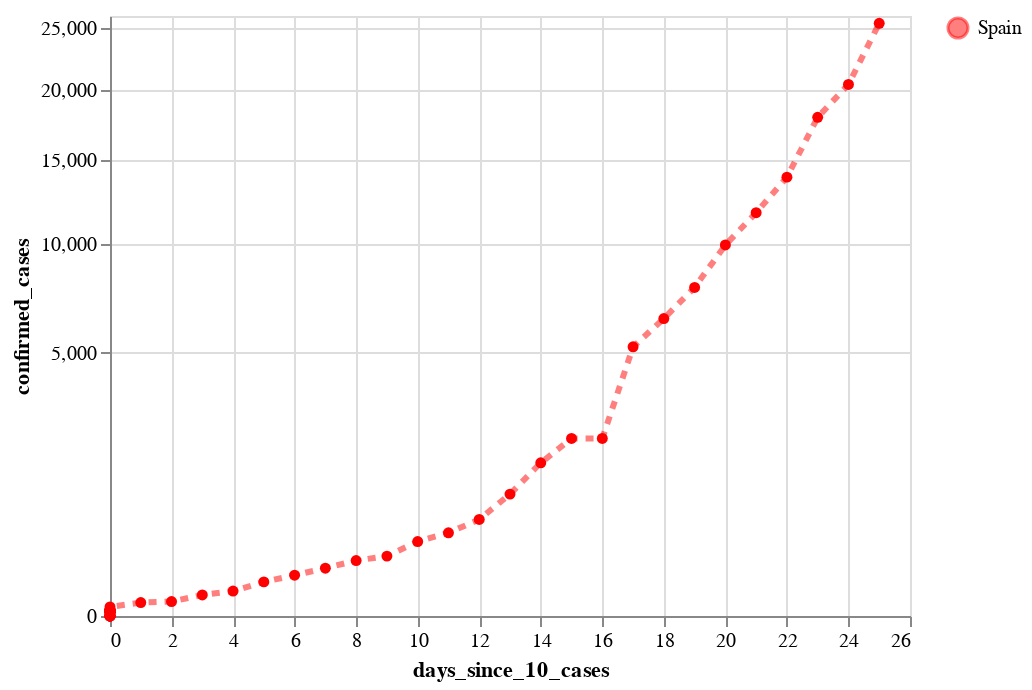

Here is the notebook cell this chart was saved with:
### Code cell
#hide

cases_es_plot = alt.Chart(source_es).mark_line(
    color='red',
    opacity=0.5,
    strokeDash=[4,4],
    strokeWidth=3,
    point=True
).encode(
    x='days_since_10_cases:Q',
#     y='confirmed_cases:Q',
    y=alt.Y('confirmed_cases:Q', scale=alt.Scale(type='sqrt')),
#     size='new_cases:Q',
    tooltip=['country', 'date:T', 'confirmed_cases', 'new_cases', 'deaths'],
    color=alt.Color('country', scale=alt.Scale(range=['red'], domain=['Spain']), title="")
)

cases_es_plot

### Figure 1 — Vega-Lite specification as saved in the notebook (floating-point values rounded to 4 significant figures)
{"config": {"view": {"continuousWidth": 400, "continuousHeight": 300}}, "data": {"name": "data-1e47dafa713025491d85caa9f6a43809"}, "mark": {"type": "line", "color": "red", "opacity": 0.5, "point": true, "strokeDash": [4, 4], "strokeWidth": 3}, "encoding": {"color": {"type": "nominal", "field": "country", "scale": {"domain": ["Spain"], "range": ["red"]}, "title": ""}, "tooltip": [{"type": "nominal", "field": "country"}, {"type": "temporal", "field": "date"}, {"type": "quantitative", "field": "confirmed_cases"}, {"type": "quantitative", "field": "new_cases"}, {"type": "quantitative", "field": "deaths"}], "x": {"type": "quantitative", "field": "days_since_10_cases"}, "y": {"type": "quantitative", "field": "confirmed_cases", "scale": {"type": "sqrt"}}}, "$schema": "https://vega.github.io/schema/vega-lite/v4.0.2.json", "datasets": {"data-1e47dafa713025491d85caa9f6a43809": [{"country": "Spain", "date": "2020-01-22", "days_since_10_cases": 0, "confirmed_cases": 0, "confirmed_cases_per_million": 0.0, "new_cases": 0, "deaths": 0}, {"country": "Spain", "date": "2020-01-23", "days_since_10_cases": 0, "confirmed_cases": 0, "confirmed_cases_per_million": 0.0, "new_cases": 0, "deaths": 0}, {"country": "Spain", "date": "2020-01-24", "days_since_10_cases": 0, "confirmed_cases": 0, "confirmed_cases_per_million": 0.0, "new_cases": 0, "deaths": 0}, {"country": "Spain", "date": "2020-01-25", "days_since_10_cases": 0, "confirmed_cases": 0, "confirmed_cases_per_million": 0.0, "new_cases": 0, "deaths": 0}, {"country": "Spain", "date": "2020-01-26", "days_since_10_cases": 0, "confirmed_cases": 0, "confirmed_cases_per_million": 0.0, "new_cases": 0, "deaths": 0}, {"country": "Spain", "date": "2020-01-27", "days_since_10_cases": 0, "confirmed_cases": 0, "confirmed_cases_per_million": 0.0, "new_cases": 0, "deaths": 0}, {"country": "Spain", "date": "2020-01-28", "days_since_10_cases": 0, "confirmed_cases": 0, "confirmed_cases_per_million": 0.0, "new_cases": 0, "deaths": 0}, {"country": "Spain", "date": "2020-01-29", "days_since_10_cases": 0, "confirmed_cases": 0, "confirmed_cases_per_million": 0.0, "new_cases": 0, "deaths": 0}, {"country": "Spain", "date": "2020-01-30", "days_since_10_cases": 0, "confirmed_cases": 0, "confirmed_cases_per_million": 0.0, "new_cases": 0, "deaths": 0}, {"country": "Spain", "date": "2020-01-31", "days_since_10_cases": 0, "confirmed_cases": 0, "confirmed_cases_per_million": 0.0, "new_cases": 0, "deaths": 0}, {"country": "Spain", "date": "2020-02-01", "days_since_10_cases": 0, "confirmed_cases": 1, "confirmed_cases_per_million": 0.0, "new_cases": 1, "deaths": 0}, {"country": "Spain", "date": "2020-02-02", "days_since_10_cases": 0, "confirmed_cases": 1, "confirmed_cases_per_million": 0.0, "new_cases": 0, "deaths": 0}, {"country": "Spain", "date": "2020-02-03", "days_since_10_cases": 0, "confirmed_cases": 1, "confirmed_cases_per_million": 0.0, "new_cases": 0, "deaths": 0}, {"country": "Spain", "date": "2020-02-04", "days_since_10_cases": 0, "confirmed_cases": 1, "confirmed_cases_per_million": 0.0, "new_cases": 0, "deaths": 0}, {"country": "Spain", "date": "2020-02-05", "days_since_10_cases": 0, "confirmed_cases": 1, "confirmed_cases_per_million": 0.0, "new_cases": 0, "deaths": 0}, {"country": "Spain", "date": "2020-02-06", "days_since_10_cases": 0, "confirmed_cases": 1, "confirmed_cases_per_million": 0.0, "new_cases": 0, "deaths": 0}, {"country": "Spain", "date": "2020-02-07", "days_since_10_cases": 0, "confirmed_cases": 1, "confirmed_cases_per_million": 0.0, "new_cases": 0, "deaths": 0}, {"country": "Spain", "date": "2020-02-08", "days_since_10_cases": 0, "confirmed_cases": 1, "confirmed_cases_per_million": 0.0, "new_cases": 0, "deaths": 0}, {"country": "Spain", "date": "2020-02-09", "days_since_10_cases": 0, "confirmed_cases": 2, "confirmed_cases_per_million": 0.0, "new_cases": 1, "deaths": 0}, {"country": "Spain", "date": "2020-02-10", "days_since_10_cases": 0, "confirmed_cases": 2, "confirmed_cases_per_million": 0.0, "new_cases": 0, "deaths": 0}, {"country": "Spain", "date": "2020-02-11", "days_since_10_cases": 0, "confirmed_cases": 2, "confirmed_cases_per_million": 0.0, "new_cases": 0, "deaths": 0}, {"country": "Spain", "date": "2020-02-12", "days_since_10_cases": 0, "confirmed_cases": 2, "confirmed_cases_per_million": 0.0, "new_cases": 0, "deaths": 0}, {"country": "Spain", "date": "2020-02-13", "days_since_10_cases": 0, "confirmed_cases": 2, "confirmed_cases_per_million": 0.0, "new_cases": 0, "deaths": 0}, {"country": "Spain", "date": "2020-02-14", "days_since_10_cases": 0, "confirmed_cases": 2, "confirmed_cases_per_million": 0.0, "new_cases": 0, "deaths": 0}, {"country": "Spain", "date": "2020-02-15", "days_since_10_cases": 0, "confirmed_cases": 2, "confirmed_cases_per_million": 0.0, "new_cases": 0, "deaths": 0}, {"country": "Spain", "date": "2020-02-16", "days_since_10_cases": 0, "confirmed_cases": 2, "confirmed_cases_per_million": 0.0, "new_cases": 0, "deaths": 0}, {"country": "Spain", "date": "2020-02-17", "days_since_10_cases": 0, "confirmed_cases": 2, "confirmed_cases_per_million": 0.0, "new_cases": 0, "deaths": 0}, {"country": "Spain", "date": "2020-02-18", "days_since_10_cases": 0, "confirmed_cases": 2, "confirmed_cases_per_million": 0.0, "new_cases": 0, "deaths": 0}, {"country": "Spain", "date": "2020-02-19", "days_since_10_cases": 0, "confirmed_cases": 2, "confirmed_cases_per_million": 0.0, "new_cases": 0, "deaths": 0}, {"country": "Spain", "date": "2020-02-20", "days_since_10_cases": 0, "confirmed_cases": 2, "confirmed_cases_per_million": 0.0, "new_cases": 0, "deaths": 0}, {"country": "Spain", "date": "2020-02-21", "days_since_10_cases": 0, "confirmed_cases": 2, "confirmed_cases_per_million": 0.0, "new_cases": 0, "deaths": 0}, {"country": "Spain", "date": "2020-02-22", "days_since_10_cases": 0, "confirmed_cases": 2, "confirmed_cases_per_million": 0.0, "new_cases": 0, "deaths": 0}, {"country": "Spain", "date": "2020-02-23", "days_since_10_cases": 0, "confirmed_cases": 2, "confirmed_cases_per_million": 0.0, "new_cases": 0, "deaths": 0}, {"country": "Spain", "date": "2020-02-24", "days_since_10_cases": 0, "confirmed_cases": 2, "confirmed_cases_per_million": 0.0, "new_cases": 0, "deaths": 0}, {"country": "Spain", "date": "2020-02-25", "days_since_10_cases": 0, "confirmed_cases": 6, "confirmed_cases_per_million": 0.0, "new_cases": 4, "deaths": 0}, {"country": "Spain", "date": "2020-02-26", "days_since_10_cases": 1, "confirmed_cases": 13, "confirmed_cases_per_million": 0.0, "new_cases": 7, "deaths": 0}, {"country": "Spain", "date": "2020-02-27", "days_since_10_cases": 2, "confirmed_cases": 15, "confirmed_cases_per_million": 0.0, "new_cases": 2, "deaths": 0}, {"country": "Spain", "date": "2020-02-28", "days_since_10_cases": 3, "confirmed_cases": 32, "confirmed_cases_per_million": 1.0, "new_cases": 17, "deaths": 0}, {"country": "Spain", "date": "2020-02-29", "days_since_10_cases": 4, "confirmed_cases": 45, "confirmed_cases_per_million": 1.0, "new_cases": 13, "deaths": 0}, {"country": "Spain", "date": "2020-03-01", "days_since_10_cases": 5, "confirmed_cases": 84, "confirmed_cases_per_million": 2.0, "new_cases": 39, "deaths": 0}, {"country": "Spain", "date": "2020-03-02", "days_since_10_cases": 6, "confirmed_cases": 120, "confirmed_cases_per_million": 3.0, "new_cases": 36, "deaths": 0}, {"country": "Spain", "date": "2020-03-03", "days_since_10_cases": 7, "confirmed_cases": 165, "confirmed_cases_per_million": 4.0, "new_cases": 45, "deaths": 1}, {"country": "Spain", "date": "2020-03-04", "days_since_10_cases": 8, "confirmed_cases": 222, "confirmed_cases_per_million": 5.0, "new_cases": 57, "deaths": 2}, {"country": "Spain", "date": "2020-03-05", "days_since_10_cases": 9, "confirmed_cases": 259, "confirmed_cases_per_million": 5.0, "new_cases": 37, "deaths": 3}, {"country": "Spain", "date": "2020-03-06", "days_since_10_cases": 10, "confirmed_cases": 400, "confirmed_cases_per_million": 8.0, "new_cases": 141, "deaths": 5}, {"country": "Spain", "date": "2020-03-07", "days_since_10_cases": 11, "confirmed_cases": 500, "confirmed_cases_per_million": 11.0, "new_cases": 100, "deaths": 10}, {"country": "Spain", "date": "2020-03-08", "days_since_10_cases": 12, "confirmed_cases": 673, "confirmed_cases_per_million": 14.0, "new_cases": 173, "deaths": 17}, {"country": "Spain", "date": "2020-03-09", "days_since_10_cases": 13, "confirmed_cases": 1073, "confirmed_cases_per_million": 23.0, "new_cases": 400, "deaths": 28}, {"country": "Spain", "date": "2020-03-10", "days_since_10_cases": 14, "confirmed_cases": 1695, "confirmed_cases_per_million": 36.0, "new_cases": 622, "deaths": 35}, {"country": "Spain", "date": "2020-03-11", "days_since_10_cases": 15, "confirmed_cases": 2277, "confirmed_cases_per_million": 48.0, "new_cases": 582, "deaths": 54}, {"country": "Spain", "date": "2020-03-12", "days_since_10_cases": 16, "confirmed_cases": 2277, "confirmed_cases_per_million": 48.0, "new_cases": 0, "deaths": 55}, {"country": "Spain", "date": "2020-03-13", "days_since_10_cases": 17, "confirmed_cases": 5232, "confirmed_cases_per_million": 111.0, "new_cases": 2955, "deaths": 133}, {"country": "Spain", "date": "2020-03-14", "days_since_10_cases": 18, "confirmed_cases": 6391, "confirmed_cases_per_million": 136.0, "new_cases": 1159, "deaths": 195}, {"country": "Spain", "date": "2020-03-15", "days_since_10_cases": 19, "confirmed_cases": 7798, "confirmed_cases_per_million": 166.0, "new_cases": 1407, "deaths": 289}, {"country": "Spain", "date": "2020-03-16", "days_since_10_cases": 20, "confirmed_cases": 9942, "confirmed_cases_per_million": 211.0, "new_cases": 2144, "deaths": 342}, {"country": "Spain", "date": "2020-03-17", "days_since_10_cases": 21, "confirmed_cases": 11748, "confirmed_cases_per_million": 249.0, "new_cases": 1806, "deaths": 533}, {"country": "Spain", "date": "2020-03-18", "days_since_10_cases": 22, "confirmed_cases": 13910, "confirmed_cases_per_million": 295.0, "new_cases": 2162, "deaths": 623}, {"country": "Spain", "date": "2020-03-19", "days_since_10_cases": 23, "confirmed_cases": 17963, "confirmed_cases_per_million": 381.0, "new_cases": 4053, "deaths": 830}, {"country": "Spain", "date": "2020-03-20", "days_since_10_cases": 24, "confirmed_cases": 20410, "confirmed_cases_per_million": 433.0, "new_cases": 2447, "deaths": 1043}, {"country": "Spain", "date": "2020-03-21", "days_since_10_cases": 25, "confirmed_cases": 25374, "confirmed_cases_per_million": 539.0, "new_cases": 4964, "deaths": 1375}]}}
